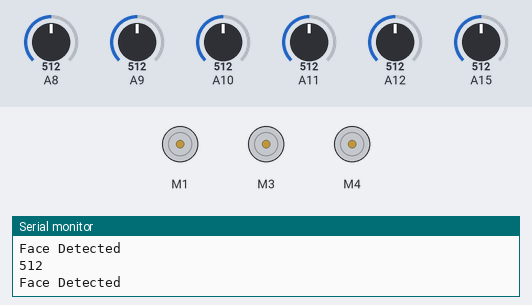
A sketch run on a simulated Arduino Mega 2560, built with avr-gcc and run on an emulated ATmega2560. Parts: 3 × DC motor (green arrow = forward, orange = backward, longer = faster), the last lines printed to the serial monitor. The test bench sets the inputs (shaded band); at power-on: A15 = 512, A8 = 512, A11 = 512, A9 = 512, A10 = 512, A12 = 512.

Above: at 1.2 s.
1.3 s: A15 set to 487
At 2.4 s:
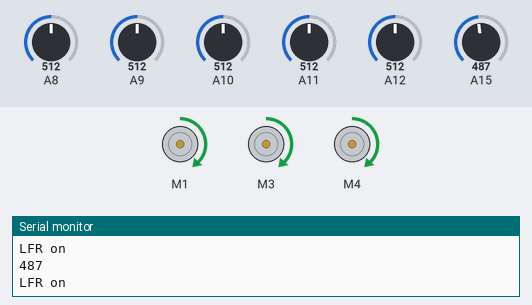
2.8 s: A15 set to 1023
At 3.8 s:
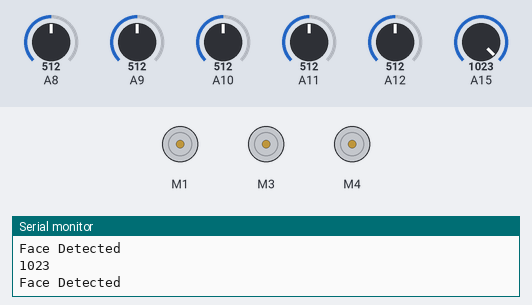
4.3 s: A15 set to 490
At 4.9 s:
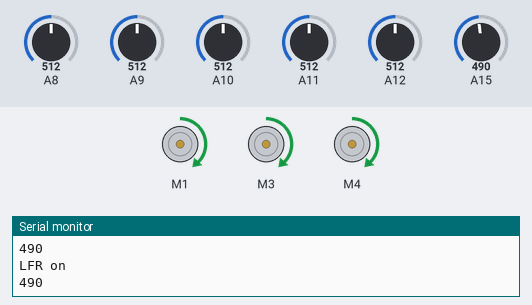
5.8 s: A8 set to 481
At 6.3 s:
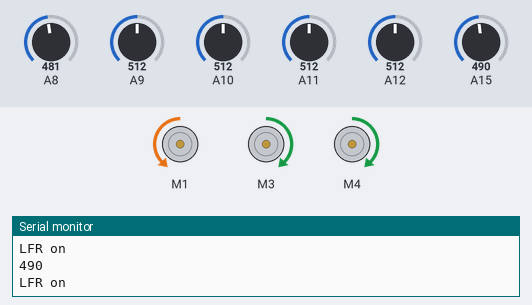
7.3 s: A11 set to 492
At 8.7 s:
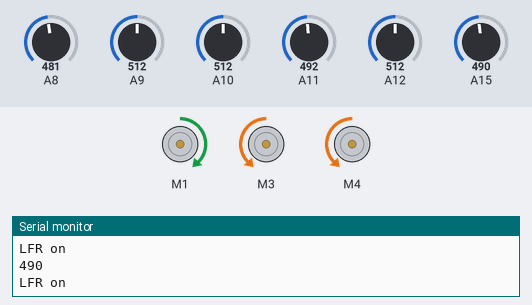
Timing chart, 0 to 9.8 s (numbered marks = the images above; inputs shaded):
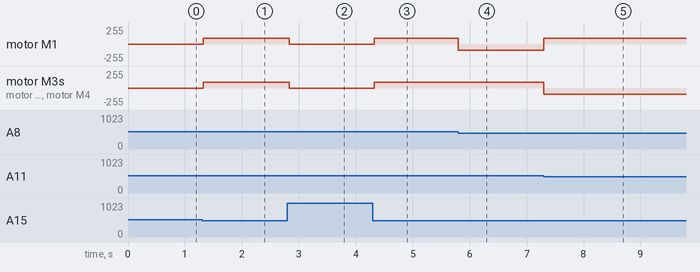

Measured:
- the behaviour switches between 501 and 500 on A15 (found by bisection; images 0 and 1)
- the behaviour switches between 500 and 499 on A8 (found by bisection; images 3 and 4)
- the behaviour switches between 500 and 499 on A11 (found by bisection; images 4 and 5)
- after the input at 1.3 s, motor M1, motor M3, motor M4: stopped → forward 90/255 at once
- after the input at 2.8 s, motor M1, motor M3, motor M4: forward 90/255 → stopped at once
- after the input at 4.3 s, motor M1, motor M3, motor M4: stopped → forward 90/255 at once
- after the input at 5.8 s, motor M1: forward 90/255 → backward 90/255 at once
- after the input at 7.3 s, motor M1: backward 90/255 → forward 90/255 at once; motor M3, motor M4: forward 90/255 → backward 90/255 at once

The sketch:

Line_follower_robot_code_and_interfacing_rpi.ino
```cpp
#include <AFMotor.h>

AF_DCMotor fl(1);

AF_DCMotor fr(3);
AF_DCMotor br(4);
boolean face_found = false;
void setup()
{


  fl.setSpeed(90);

  fr.setSpeed(90);
  br.setSpeed(90);

  pinMode(A15, INPUT);
  Serial.begin(9600);

}

void loop() {
  int flag = analogRead(A15);
  Serial.println(flag);
  //delay(1000);
  if(flag>500) {
    delay(5);
    Serial.println("Face Detected");
    face_found = true;
    fl.run(RELEASE);
    fr.run(RELEASE);
    br.run(RELEASE);
  }
  else {
    face_found = false;
  }

  if (!face_found) {

    Serial.println("LFR on");
    NewFunc();
  }


}

int NewFunc()
{

  int obstacle0 = analogRead(8);
  int obstacle1 = analogRead(9);
  int obstacle2 = analogRead(10);
  int obstacle3 = analogRead(11);
  int obstacle4 = analogRead(12);


  int t = 500;

  if ((obstacle2 < t) && (obstacle3 < t) || (obstacle2 < t) && (obstacle1 < t))
  { //forward
    fl.run(FORWARD);

    fr.run(FORWARD);
    br.run(FORWARD);
  }
  else if ((obstacle4 > t) && (obstacle0 > t))
  {
    //forward
    fl.run(FORWARD);

    fr.run(FORWARD);
    br.run(FORWARD);
  }
  if ((obstacle2 < t))
  { //forward
    fl.run(FORWARD);

    fr.run(FORWARD);
    br.run(FORWARD);
  }
  else if ((obstacle3 < t) || (obstacle4 < t) && (obstacle0 > t))
  { //right
    fl.run(FORWARD);

    fr.run(BACKWARD);
    br.run(BACKWARD);
  }
  else if ((obstacle0 < t) || (obstacle1 < t) && (obstacle4 > t))
  {
    //left
    fl.run(BACKWARD);

    fr.run(FORWARD);
    br.run(FORWARD);
  }


}
```
